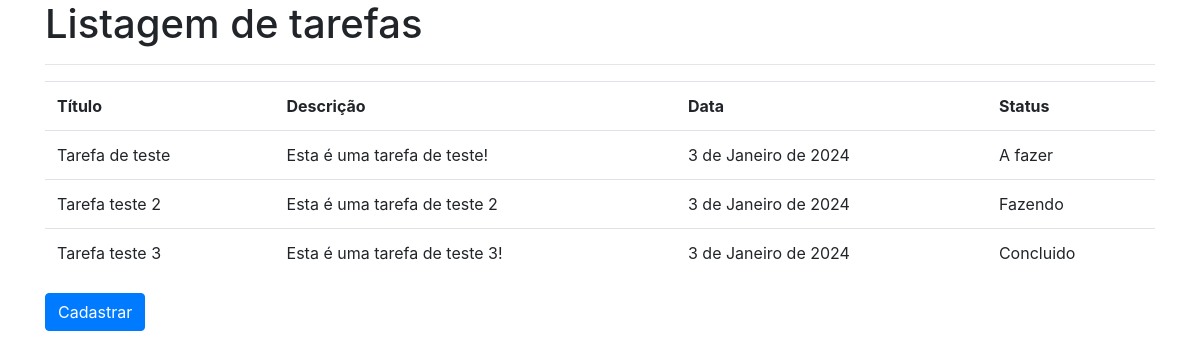
Page /app/listar_tarefas on the earlier database version.
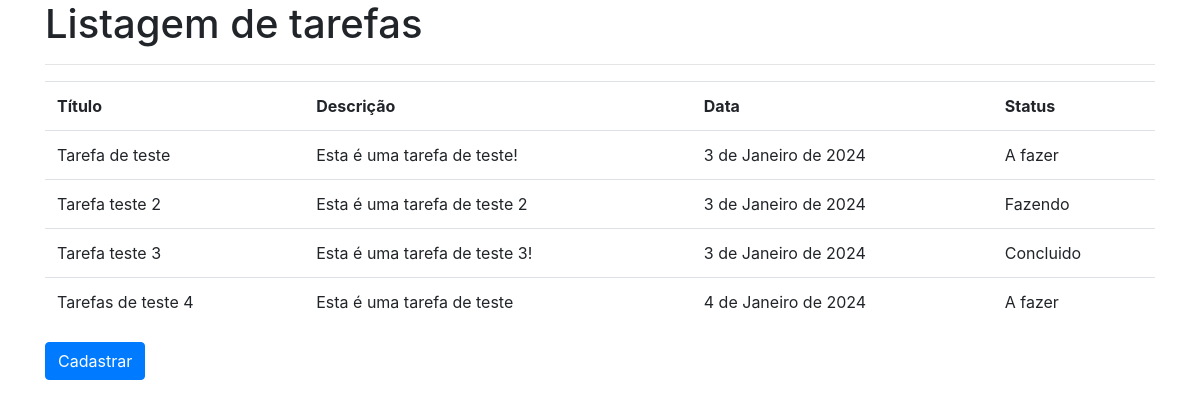
Same page on the later database version.
### app/models.py (models this page shows)
class Tarefa(models.Model):
    STATUS_CHOICES = [
        (1, 'A fazer'),
        (2, 'Fazendo'),
        (3, 'Concluido')
    ]
    titulo = models.CharField(max_length=100, null=False, blank=False)
    descricao = models.TextField(null=False, blank=False)
    data = models.DateField(null=False, blank=False)
    status = models.IntegerField(choices=STATUS_CHOICES, null=False, blank=False)

### app/views.py (the view)
# urls.py: path('listar_tarefas', listar_tarefas, name='listar_tarefas')
def listar_tarefas(request):
    tarefas = Tarefa.objects.all()
    return render(request, 'lista_tarefas.html', {'tarefas': tarefas})

### app/templates/lista_tarefas.html
{% extends 'base.html' %}
{% block conteudo %}
<h1>Listagem de tarefas</h1>
<hr>
    <table class="table">
      <tr>
        <th>Título</th>
        <th>Descrição</th>
        <th>Data</th>
        <th>Status</th>
      </tr>
      {% for tarefa in tarefas %}
      <tr>
        <td>{{tarefa.titulo}}</td>
        <td>{{tarefa.descricao}}</td>
        <td>{{tarefa.data}}</td>
        <td>{{tarefa.get_status_display}}</td>
      </tr>
      {% endfor %}
    </table>
    <a href="{% url 'cadastrar_tarefa' %}" class="btn btn-primary">Cadastrar</a>
{% endblock conteudo %}

Differences in the rows shown:
added Tarefa: titulo "Tarefas de teste 4", descricao "Esta é uma tarefa de teste", data "4 de Janeiro de 2024", status "A fazer"
